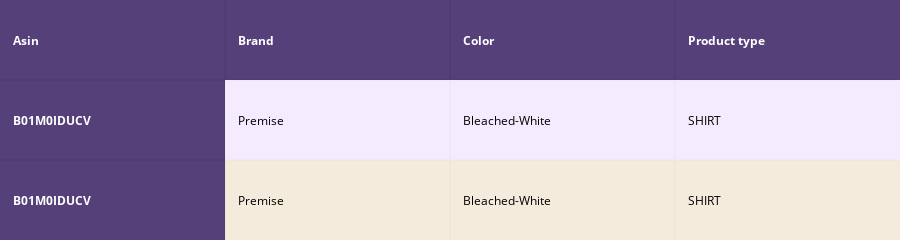
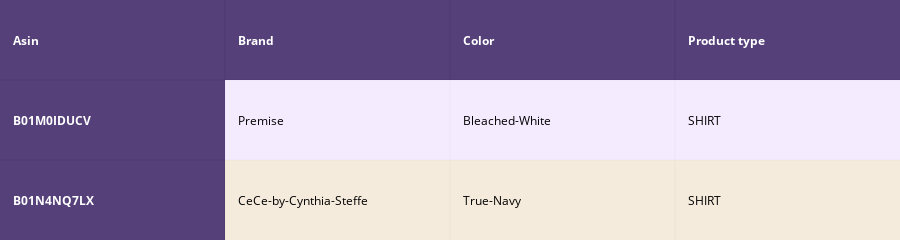
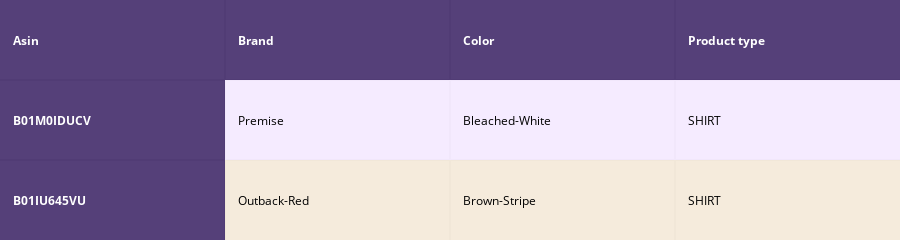
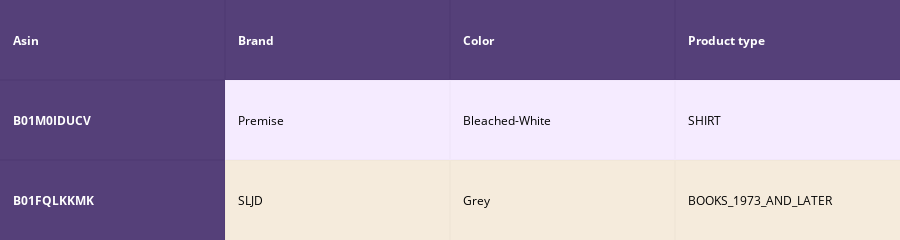

The cell these charts' notebook holds for them, in order:
### Code cell
idf_w2v_comp(12566, 5, 5, 10, 20)
# in the give heat map, each cell contains the euclidean distance between words i, j

### Figure 1 — Plotly figure (JSON) as saved in the notebook; plotly's stock layout.template omitted (floating-point values rounded to 4 significant figures)
{"data": [{"colorscale": [[0, "#1d004d"], [0.5, "#f2e5ff"], [1, "#f2e5d1"]], "hoverinfo": "none", "opacity": 0.75, "showscale": false, "type": "heatmap", "z": [[0, 0, 0, 0], [0, 0.5, 0.5, 0.5], [0, 1, 1, 1]]}], "layout": {"annotations": [{"align": "left", "font": {"color": "#ffffff"}, "showarrow": false, "text": "<b>Asin</b>", "x": -0.45, "xanchor": "left", "xref": "x1", "y": 0, "yref": "y1"}, {"align": "left", "font": {"color": "#ffffff"}, "showarrow": false, "text": "<b>Brand</b>", "x": 0.55, "xanchor": "left", "xref": "x1", "y": 0, "yref": "y1"}, {"align": "left", "font": {"color": "#ffffff"}, "showarrow": false, "text": "<b>Color</b>", "x": 1.55, "xanchor": "left", "xref": "x1", "y": 0, "yref": "y1"}, {"align": "left", "font": {"color": "#ffffff"}, "showarrow": false, "text": "<b>Product type</b>", "x": 2.55, "xanchor": "left", "xref": "x1", "y": 0, "yref": "y1"}, {"align": "left", "font": {"color": "#ffffff"}, "showarrow": false, "text": "<b>B01M0IDUCV</b>", "x": -0.45, "xanchor": "left", "xref": "x1", "y": 1, "yref": "y1"}, {"align": "left", "font": {"color": "#000000"}, "showarrow": false, "text": "Premise", "x": 0.55, "xanchor": "left", "xref": "x1", "y": 1, "yref": "y1"}, {"align": "left", "font": {"color": "#000000"}, "showarrow": false, "text": "Bleached-White", "x": 1.55, "xanchor": "left", "xref": "x1", "y": 1, "yref": "y1"}, {"align": "left", "font": {"color": "#000000"}, "showarrow": false, "text": "SHIRT", "x": 2.55, "xanchor": "left", "xref": "x1", "y": 1, "yref": "y1"}, {"align": "left", "font": {"color": "#ffffff"}, "showarrow": false, "text": "<b>B01M0IDUCV</b>", "x": -0.45, "xanchor": "left", "xref": "x1", "y": 2, "yref": "y1"}, {"align": "left", "font": {"color": "#000000"}, "showarrow": false, "text": "Premise", "x": 0.55, "xanchor": "left", "xref": "x1", "y": 2, "yref": "y1"}, {"align": "left", "font": {"color": "#000000"}, "showarrow": false, "text": "Bleached-White", "x": 1.55, "xanchor": "left", "xref": "x1", "y": 2, "yref": "y1"}, {"align": "left", "font": {"color": "#000000"}, "showarrow": false, "text": "SHIRT", "x": 2.55, "xanchor": "left", "xref": "x1", "y": 2, "yref": "y1"}], "height": 140, "margin": {"b": 0, "l": 0, "r": 0, "t": 0}, "xaxis": {"dtick": 1, "gridwidth": 2, "showticklabels": false, "tick0": -0.5, "ticks": "", "zeroline": false}, "yaxis": {"autorange": "reversed", "dtick": 1, "gridwidth": 2, "showticklabels": false, "tick0": 0.5, "ticks": "", "zeroline": false}}}

### Figure 2 — Plotly figure (JSON) as saved in the notebook; plotly's stock layout.template omitted (floating-point values rounded to 4 significant figures)
{"data": [{"colorscale": [[0, "#1d004d"], [0.5, "#f2e5ff"], [1, "#f2e5d1"]], "hoverinfo": "none", "opacity": 0.75, "showscale": false, "type": "heatmap", "z": [[0, 0, 0, 0], [0, 0.5, 0.5, 0.5], [0, 1, 1, 1]]}], "layout": {"annotations": [{"align": "left", "font": {"color": "#ffffff"}, "showarrow": false, "text": "<b>Asin</b>", "x": -0.45, "xanchor": "left", "xref": "x1", "y": 0, "yref": "y1"}, {"align": "left", "font": {"color": "#ffffff"}, "showarrow": false, "text": "<b>Brand</b>", "x": 0.55, "xanchor": "left", "xref": "x1", "y": 0, "yref": "y1"}, {"align": "left", "font": {"color": "#ffffff"}, "showarrow": false, "text": "<b>Color</b>", "x": 1.55, "xanchor": "left", "xref": "x1", "y": 0, "yref": "y1"}, {"align": "left", "font": {"color": "#ffffff"}, "showarrow": false, "text": "<b>Product type</b>", "x": 2.55, "xanchor": "left", "xref": "x1", "y": 0, "yref": "y1"}, {"align": "left", "font": {"color": "#ffffff"}, "showarrow": false, "text": "<b>B01M0IDUCV</b>", "x": -0.45, "xanchor": "left", "xref": "x1", "y": 1, "yref": "y1"}, {"align": "left", "font": {"color": "#000000"}, "showarrow": false, "text": "Premise", "x": 0.55, "xanchor": "left", "xref": "x1", "y": 1, "yref": "y1"}, {"align": "left", "font": {"color": "#000000"}, "showarrow": false, "text": "Bleached-White", "x": 1.55, "xanchor": "left", "xref": "x1", "y": 1, "yref": "y1"}, {"align": "left", "font": {"color": "#000000"}, "showarrow": false, "text": "SHIRT", "x": 2.55, "xanchor": "left", "xref": "x1", "y": 1, "yref": "y1"}, {"align": "left", "font": {"color": "#ffffff"}, "showarrow": false, "text": "<b>B01N4NQ7LX</b>", "x": -0.45, "xanchor": "left", "xref": "x1", "y": 2, "yref": "y1"}, {"align": "left", "font": {"color": "#000000"}, "showarrow": false, "text": "CeCe-by-Cynthia-Steffe", "x": 0.55, "xanchor": "left", "xref": "x1", "y": 2, "yref": "y1"}, {"align": "left", "font": {"color": "#000000"}, "showarrow": false, "text": "True-Navy", "x": 1.55, "xanchor": "left", "xref": "x1", "y": 2, "yref": "y1"}, {"align": "left", "font": {"color": "#000000"}, "showarrow": false, "text": "SHIRT", "x": 2.55, "xanchor": "left", "xref": "x1", "y": 2, "yref": "y1"}], "height": 140, "margin": {"b": 0, "l": 0, "r": 0, "t": 0}, "xaxis": {"dtick": 1, "gridwidth": 2, "showticklabels": false, "tick0": -0.5, "ticks": "", "zeroline": false}, "yaxis": {"autorange": "reversed", "dtick": 1, "gridwidth": 2, "showticklabels": false, "tick0": 0.5, "ticks": "", "zeroline": false}}}

### Figure 3 — Plotly figure (JSON) as saved in the notebook; plotly's stock layout.template omitted (floating-point values rounded to 4 significant figures)
{"data": [{"colorscale": [[0, "#1d004d"], [0.5, "#f2e5ff"], [1, "#f2e5d1"]], "hoverinfo": "none", "opacity": 0.75, "showscale": false, "type": "heatmap", "z": [[0, 0, 0, 0], [0, 0.5, 0.5, 0.5], [0, 1, 1, 1]]}], "layout": {"annotations": [{"align": "left", "font": {"color": "#ffffff"}, "showarrow": false, "text": "<b>Asin</b>", "x": -0.45, "xanchor": "left", "xref": "x1", "y": 0, "yref": "y1"}, {"align": "left", "font": {"color": "#ffffff"}, "showarrow": false, "text": "<b>Brand</b>", "x": 0.55, "xanchor": "left", "xref": "x1", "y": 0, "yref": "y1"}, {"align": "left", "font": {"color": "#ffffff"}, "showarrow": false, "text": "<b>Color</b>", "x": 1.55, "xanchor": "left", "xref": "x1", "y": 0, "yref": "y1"}, {"align": "left", "font": {"color": "#ffffff"}, "showarrow": false, "text": "<b>Product type</b>", "x": 2.55, "xanchor": "left", "xref": "x1", "y": 0, "yref": "y1"}, {"align": "left", "font": {"color": "#ffffff"}, "showarrow": false, "text": "<b>B01M0IDUCV</b>", "x": -0.45, "xanchor": "left", "xref": "x1", "y": 1, "yref": "y1"}, {"align": "left", "font": {"color": "#000000"}, "showarrow": false, "text": "Premise", "x": 0.55, "xanchor": "left", "xref": "x1", "y": 1, "yref": "y1"}, {"align": "left", "font": {"color": "#000000"}, "showarrow": false, "text": "Bleached-White", "x": 1.55, "xanchor": "left", "xref": "x1", "y": 1, "yref": "y1"}, {"align": "left", "font": {"color": "#000000"}, "showarrow": false, "text": "SHIRT", "x": 2.55, "xanchor": "left", "xref": "x1", "y": 1, "yref": "y1"}, {"align": "left", "font": {"color": "#ffffff"}, "showarrow": false, "text": "<b>B01IU645VU</b>", "x": -0.45, "xanchor": "left", "xref": "x1", "y": 2, "yref": "y1"}, {"align": "left", "font": {"color": "#000000"}, "showarrow": false, "text": "Outback-Red", "x": 0.55, "xanchor": "left", "xref": "x1", "y": 2, "yref": "y1"}, {"align": "left", "font": {"color": "#000000"}, "showarrow": false, "text": "Brown-Stripe", "x": 1.55, "xanchor": "left", "xref": "x1", "y": 2, "yref": "y1"}, {"align": "left", "font": {"color": "#000000"}, "showarrow": false, "text": "SHIRT", "x": 2.55, "xanchor": "left", "xref": "x1", "y": 2, "yref": "y1"}], "height": 140, "margin": {"b": 0, "l": 0, "r": 0, "t": 0}, "xaxis": {"dtick": 1, "gridwidth": 2, "showticklabels": false, "tick0": -0.5, "ticks": "", "zeroline": false}, "yaxis": {"autorange": "reversed", "dtick": 1, "gridwidth": 2, "showticklabels": false, "tick0": 0.5, "ticks": "", "zeroline": false}}}

### Figure 4 — Plotly figure (JSON) as saved in the notebook; plotly's stock layout.template omitted (floating-point values rounded to 4 significant figures)
{"data": [{"colorscale": [[0, "#1d004d"], [0.5, "#f2e5ff"], [1, "#f2e5d1"]], "hoverinfo": "none", "opacity": 0.75, "showscale": false, "type": "heatmap", "z": [[0, 0, 0, 0], [0, 0.5, 0.5, 0.5], [0, 1, 1, 1]]}], "layout": {"annotations": [{"align": "left", "font": {"color": "#ffffff"}, "showarrow": false, "text": "<b>Asin</b>", "x": -0.45, "xanchor": "left", "xref": "x1", "y": 0, "yref": "y1"}, {"align": "left", "font": {"color": "#ffffff"}, "showarrow": false, "text": "<b>Brand</b>", "x": 0.55, "xanchor": "left", "xref": "x1", "y": 0, "yref": "y1"}, {"align": "left", "font": {"color": "#ffffff"}, "showarrow": false, "text": "<b>Color</b>", "x": 1.55, "xanchor": "left", "xref": "x1", "y": 0, "yref": "y1"}, {"align": "left", "font": {"color": "#ffffff"}, "showarrow": false, "text": "<b>Product type</b>", "x": 2.55, "xanchor": "left", "xref": "x1", "y": 0, "yref": "y1"}, {"align": "left", "font": {"color": "#ffffff"}, "showarrow": false, "text": "<b>B01M0IDUCV</b>", "x": -0.45, "xanchor": "left", "xref": "x1", "y": 1, "yref": "y1"}, {"align": "left", "font": {"color": "#000000"}, "showarrow": false, "text": "Premise", "x": 0.55, "xanchor": "left", "xref": "x1", "y": 1, "yref": "y1"}, {"align": "left", "font": {"color": "#000000"}, "showarrow": false, "text": "Bleached-White", "x": 1.55, "xanchor": "left", "xref": "x1", "y": 1, "yref": "y1"}, {"align": "left", "font": {"color": "#000000"}, "showarrow": false, "text": "SHIRT", "x": 2.55, "xanchor": "left", "xref": "x1", "y": 1, "yref": "y1"}, {"align": "left", "font": {"color": "#ffffff"}, "showarrow": false, "text": "<b>B01FQLKKMK</b>", "x": -0.45, "xanchor": "left", "xref": "x1", "y": 2, "yref": "y1"}, {"align": "left", "font": {"color": "#000000"}, "showarrow": false, "text": "SLJD", "x": 0.55, "xanchor": "left", "xref": "x1", "y": 2, "yref": "y1"}, {"align": "left", "font": {"color": "#000000"}, "showarrow": false, "text": "Grey", "x": 1.55, "xanchor": "left", "xref": "x1", "y": 2, "yref": "y1"}, {"align": "left", "font": {"color": "#000000"}, "showarrow": false, "text": "BOOKS_1973_AND_LATER", "x": 2.55, "xanchor": "left", "xref": "x1", "y": 2, "yref": "y1"}], "height": 140, "margin": {"b": 0, "l": 0, "r": 0, "t": 0}, "xaxis": {"dtick": 1, "gridwidth": 2, "showticklabels": false, "tick0": -0.5, "ticks": "", "zeroline": false}, "yaxis": {"autorange": "reversed", "dtick": 1, "gridwidth": 2, "showticklabels": false, "tick0": 0.5, "ticks": "", "zeroline": false}}}
